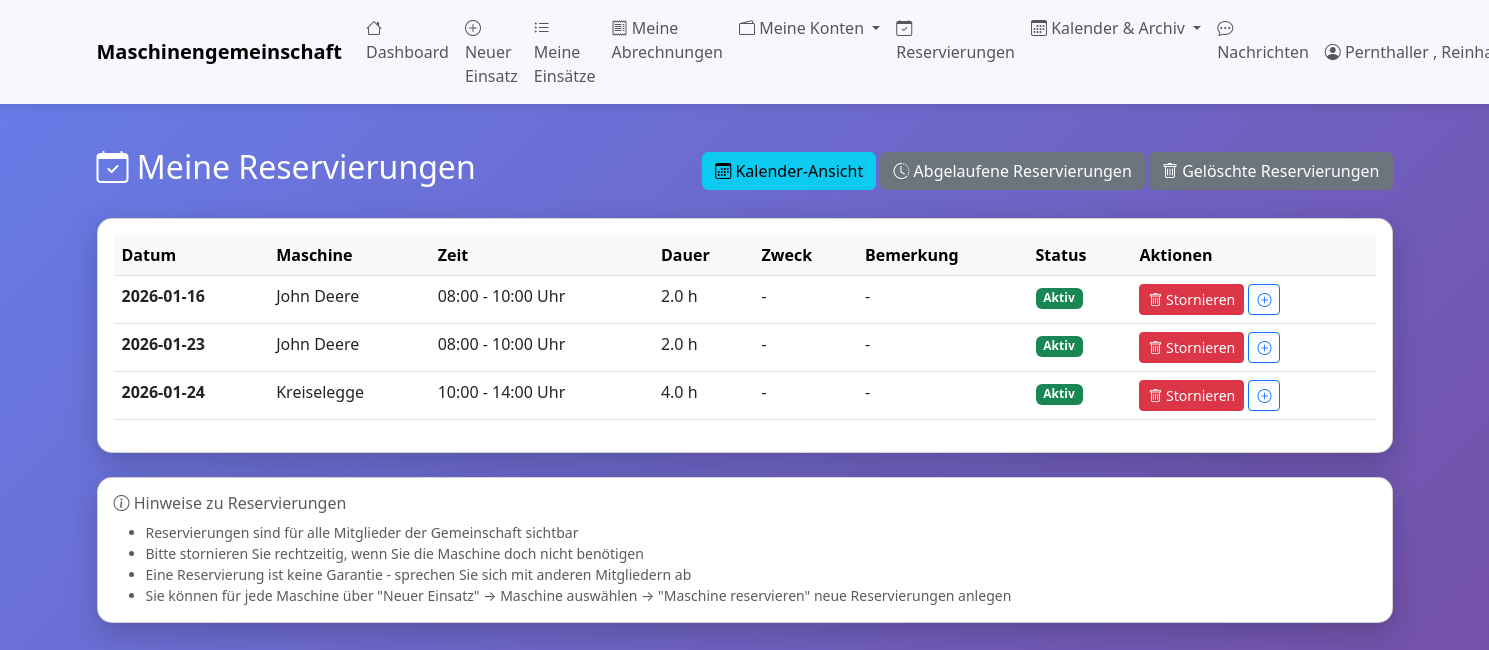
/meine-reservierungen (signed in), run on the app's committed database.
### tables this page shows
CREATE TABLE maschinen_reservierungen (
                id INTEGER PRIMARY KEY AUTOINCREMENT,
                maschine_id INTEGER NOT NULL,
                benutzer_id INTEGER NOT NULL,
                datum DATE NOT NULL,
                uhrzeit_von TIME NOT NULL,
                uhrzeit_bis TIME NOT NULL,
                nutzungsdauer_stunden REAL NOT NULL,
                zweck TEXT,
                bemerkung TEXT,
                status TEXT DEFAULT 'aktiv',
                erstellt_am TIMESTAMP DEFAULT CURRENT_TIMESTAMP,
                geaendert_am TIMESTAMP DEFAULT CURRENT_TIMESTAMP,
                FOREIGN KEY (maschine_id) REFERENCES maschinen(id) ON DELETE CASCADE,
                FOREIGN KEY (benutzer_id) REFERENCES benutzer(id) ON DELETE CASCADE
            );

CREATE TABLE maschinen (
    id INTEGER PRIMARY KEY AUTOINCREMENT,
    bezeichnung TEXT NOT NULL,
    hersteller TEXT,
    modell TEXT,
    baujahr INTEGER,
    kennzeichen TEXT,
    anschaffungsdatum DATE,
    stundenzaehler_aktuell REAL,
    naechste_wartung_bei REAL,
    aktiv BOOLEAN DEFAULT 1,
    bemerkungen TEXT
, abrechnungsart TEXT DEFAULT 'stunden', preis_pro_einheit REAL DEFAULT 0.0, wartungsintervall INTEGER DEFAULT 50, naechste_wartung REAL, anmerkungen TEXT, erfassungsmodus TEXT DEFAULT 'fortlaufend', gemeinschaft_id INTEGER DEFAULT 1 REFERENCES gemeinschaften(id), anschaffungspreis REAL DEFAULT 0.0, abschreibungsdauer_jahre INTEGER DEFAULT 10, treibstoff_berechnen BOOLEAN DEFAULT 0);

### web_app.py (the view)
@app.route('/meine-reservierungen')
@login_required
def meine_reservierungen():
    from datetime import datetime
    with MaschinenDBContext(DB_PATH) as db:
        cursor = db.connection.cursor()
        cursor.execute("""
            SELECT r.*, m.bezeichnung as maschine_bezeichnung
            FROM maschinen_reservierungen r
            JOIN maschinen m ON r.maschine_id = m.id
            WHERE r.benutzer_id = ?
              AND r.status = 'aktiv'
            ORDER BY r.datum, r.uhrzeit_von
        """, (session['benutzer_id'],))
        columns = [desc[0] for desc in cursor.description]
        reservierungen = [dict(zip(columns, row)) for row in cursor.fetchall()]
    return render_template('meine_reservierungen.html',
                         reservierungen=reservierungen,
                         today=datetime.now().strftime('%Y-%m-%d'))

### database.py (called while the page is built)
    def connect(self):
        self.connection = sqlite3.connect(self.db_path)
        self.connection.row_factory = sqlite3.Row
        self.cursor = self.connection.cursor()

    def close(self):
        if self.connection:
            self.connection.close()

    def __enter__(self):
        self.connect()
        return self

    def __exit__(self, exc_type, exc_val, exc_tb):
        if exc_type is None:
            self.connection.commit()
        else:
            self.connection.rollback()
        self.close()
        return False

### web_app.py (called while the page is built)
def login_required(f):
    @wraps(f)
    def decorated_function(*args, **kwargs):
        if 'benutzer_id' not in session:
            flash('Bitte melden Sie sich an.', 'warning')
            return redirect(url_for('login'))
        return f(*args, **kwargs)
    return decorated_function

### templates/meine_reservierungen.html (shortened to what this page needs)
{% extends "base.html" %}
{% block content %}
<div class="row mt-4">
    <div class="col-12">
        <div class="d-flex justify-content-between align-items-center mb-4">
            <h2 class="text-white">
                <i class="bi bi-calendar-check"></i> Meine Reservierungen
            </h2>
            <div>
                <a href="{{ url_for('reservierungen_kalender') }}" class="btn btn-info">
                    <i class="bi bi-calendar3"></i> Kalender-Ansicht
                </a>
                <a href="{{ url_for('abgelaufene_reservierungen') }}" class="btn btn-secondary">
                    <i class="bi bi-clock-history"></i> Abgelaufene Reservierungen
                </a>
                <a href="{{ url_for('geloeschte_reservierungen') }}" class="btn btn-secondary">
                    <i class="bi bi-trash"></i> Gelöschte Reservierungen
                </a>
            </div>
        </div>
    </div>
</div>
{% if reservierungen %}
<div class="row">
    <div class="col-12">
        <div class="card">
            <div class="card-body">
                <div class="table-responsive">
                    <table class="table table-hover">
                        <thead class="table-light">
                            <tr>
                                <th>Datum</th>
                                <th>Maschine</th>
                                <th>Zeit</th>
                                <th>Dauer</th>
                                <th>Zweck</th>
                                <th>Bemerkung</th>
                                <th>Status</th>
                                <th>Aktionen</th>
                            </tr>
                        </thead>
                        <tbody>
                            {% for res in reservierungen %}
                            <tr>
                                <td><strong>{{ res.datum }}</strong></td>
                                <td>{{ res.maschine_bezeichnung }}</td>
                                <td>{{ res.uhrzeit_von }} - {{ res.uhrzeit_bis }} Uhr</td>
                                <td>{{ res.nutzungsdauer_stunden }} h</td>
                                <td>{{ res.zweck or '-' }}</td>
                                <td>{{ res.bemerkung or '-' }}</td>
                                <td>
                                    {% if res.datum >= today %}
                                    <span class="badge bg-success">Aktiv</span>
                                    {% else %}
                                    <span class="badge bg-secondary">Vergangen</span>
                                    {% endif %}
                                </td>
                                <td>
                                    {% if res.datum >= today %}
                                    <form method="POST" action="{{ url_for('reservierung_stornieren', reservierung_id=res.id) }}"
                                          style="display: inline;" onsubmit="return confirm('Reservierung wirklich stornieren?');">
                                        <button type="submit" class="btn btn-sm btn-danger" title="Stornieren">
                                            <i class="bi bi-trash"></i> Stornieren
                                        </button>
                                    </form>
                                    {% endif %}
                                    <a href="{{ url_for('maschine_reservieren', maschine_id=res.maschine_id) }}"
                                       class="btn btn-sm btn-outline-primary" title="Neue Reservierung für diese Maschine">
                                        <i class="bi bi-plus-circle"></i>
                                    </a>
                                </td>
                            </tr>
                            {% endfor %}
                        </tbody>
                    </table>
                </div>
            </div>
        </div>
    </div>
</div>
{% endif %}
<div class="row mt-4">
    <div class="col-12">
        <div class="card">
            <div class="card-body">
                <h6 class="text-muted mb-2">
                    <i class="bi bi-info-circle"></i> Hinweise zu Reservierungen
                </h6>
                <ul class="small text-muted mb-0">
                    <li>Reservierungen sind für alle Mitglieder der Gemeinschaft sichtbar</li>
                    <li>Bitte stornieren Sie rechtzeitig, wenn Sie die Maschine doch nicht benötigen</li>
                    <li>Eine Reservierung ist keine Garantie - sprechen Sie sich mit anderen Mitgliedern ab</li>
                    <li>Sie können für jede Maschine über "Neuer Einsatz" → Maschine auswählen → "Maschine reservieren" neue Reservierungen anlegen</li>
                </ul>
            </div>
        </div>
    </div>
</div>
{% endblock %}

### templates/base.html (style rules this page uses)
body { min-height: 100vh; background: linear-gradient(135deg, #667eea 0%, #764ba2 100%); }
.card { border-radius: 15px; box-shadow: 0 10px 30px rgba(0,0,0,0.2); }

### data on the page
maschinen_reservierungen: datum "2026-01-16", maschine_bezeichnung "John Deere", uhrzeit_von "08:00", uhrzeit_bis "10:00", nutzungsdauer_stunden "2.0", zweck "-", bemerkung "-", shows "Aktiv"
maschinen_reservierungen: datum "2026-01-23", maschine_bezeichnung "John Deere", uhrzeit_von "08:00", uhrzeit_bis "10:00", nutzungsdauer_stunden "2.0", zweck "-", bemerkung "-", shows "Aktiv"
maschinen_reservierungen: datum "2026-01-24", maschine_bezeichnung "Kreiselegge", uhrzeit_von "10:00", uhrzeit_bis "14:00", nutzungsdauer_stunden "4.0", zweck "-", bemerkung "-", shows "Aktiv"

### other printed values
{{ session.get('benutzer_name') }} "Pernthaller ,…"
